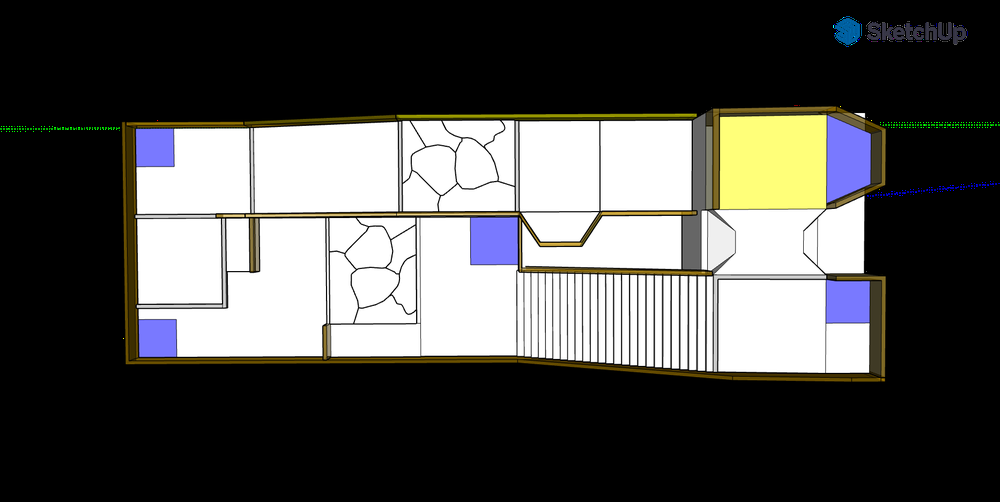
#> input picture Mapping/DenahLapanganKRSRI2023.png, 1000 x 502 px, shrunk from 1865 x 937 before the run, found by its file name
$ python convert_to_binary.py
#> lines starting #> are read from the running program, lines starting #| are printed output that depends on the picture
import cv2 # Import OpenCV

# read the image file
img = cv2.imread('D:\Kuliah Online\Tugas Akhir\software Robot\Ancabot\src\Mapping\DenahLapanganKRSRI2023.png')
#> img is the input picture: shape (502, 1000, 3); mean B, G, R 79.4, 81.7, 82.1

ret, bw_img = cv2.threshold(img, 220, 255, cv2.THRESH_BINARY)
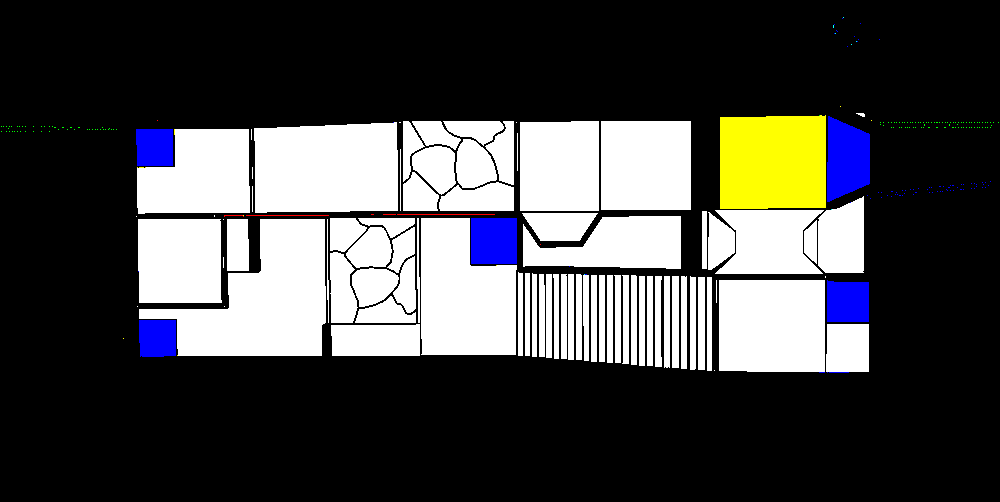
#> bw_img: shape (502, 1000, 3); mean B, G, R 71.7, 71.9, 71.9

# converting to its binary form
bw = cv2.threshold(img, 240, 255, cv2.THRESH_BINARY)

# Display and save image
cv2.imshow("Binary", bw_img)
cv2.imwrite("D:\Kuliah Online\Tugas Akhir\software Robot\Ancabot\src\Mapping\DenahLapanganKRSRI2023BW.png", bw_img)
cv2.waitKey(0)
cv2.destroyAllWindows()
